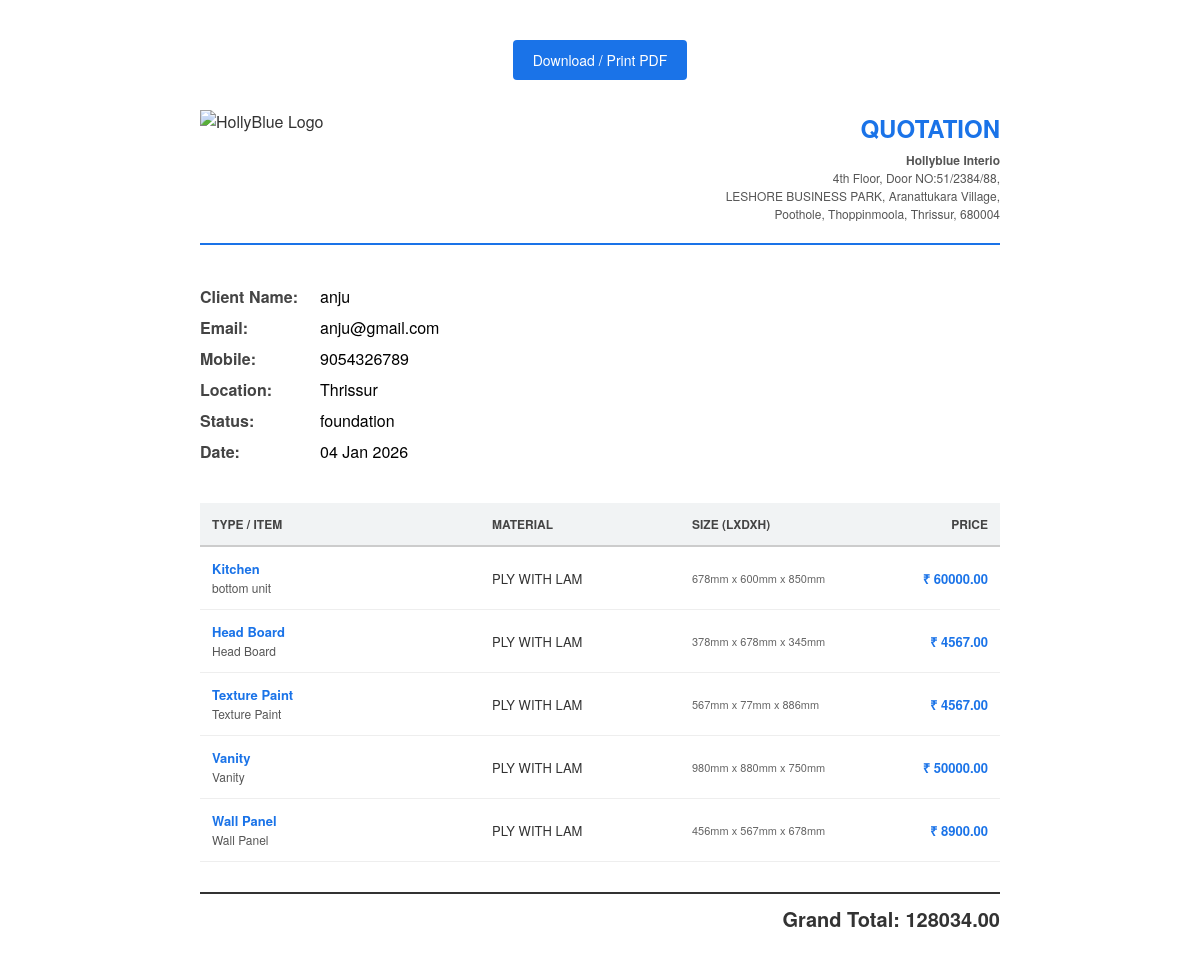
/invoice/31/, run on the app's committed database.
### interior/models.py (models this page shows, shortened)
class Enquiry(models.Model):
    name = models.CharField(max_length=100)
    email = models.EmailField(null=True, blank=True)
    mobile = models.CharField(max_length=15)
    location = models.CharField(max_length=200)
    sqft = models.CharField(max_length=50, null=True, blank=True)
    status = models.CharField(max_length=50, default='Pending')
    total_amount = models.CharField(max_length=50)
    details = models.TextField(null=True, blank=True)
    created_at = models.DateTimeField(auto_now_add=True)

class EnquiryDetail(models.Model):
    enquiry = models.ForeignKey(Enquiry, on_delete=models.CASCADE, related_name='items')
    category = models.CharField(max_length=100)
    item_name = models.CharField(max_length=200)
    material = models.CharField(max_length=100, null=True, blank=True)
    size = models.CharField(max_length=100, null=True, blank=True)
    price = models.DecimalField(max_digits=12, decimal_places=2, default=0.00)

### interior/views.py (the view)
# urls.py: path('invoice/<int:id>/', views.enquiry_invoice, name='enquiry_invoice'),
def enquiry_invoice(request, id):
    enquiry = get_object_or_404(Enquiry, id=id)
    cart_items = EnquiryDetail.objects.filter(enquiry=enquiry)
    context = {
        'enq': enquiry,
        'cart_items': cart_items
    }
    return render(request, 'interior/invoice.html', context)

### interior/templates/interior/invoice.html (shortened to what this page needs)
{% load static %}
<!DOCTYPE html>
<html lang="en">
<head>
</head>
<body>
    <a href="javascript:window.print()" class="print-btn">Download / Print PDF</a>
    <div class="header">
        <div class="logo-section">
            <img src="https://hollyblueinterio.com/images/abc/logo.png" alt="HollyBlue Logo">
        </div>
        <div class="company-details">
            <div class="title">QUOTATION</div>
            <strong>Hollyblue Interio</strong><br>
            4th Floor, Door NO:51/2384/88,<br>
            LESHORE BUSINESS PARK, Aranattukara Village,<br>
            Poothole, Thoppinmoola, Thrissur, 680004
        </div>
    </div>
    <div class="client-info">
        <div class="info-row">
            <div class="info-label">Client Name:</div>
            <div class="info-val">{{ enq.name }}</div>
        </div>
        <div class="info-row">
            <div class="info-label">Email:</div>
            <div class="info-val">{{ enq.email }}</div>
        </div>
        <div class="info-row">
            <div class="info-label">Mobile:</div>
            <div class="info-val">{{ enq.mobile }}</div>
        </div>
        <div class="info-row">
            <div class="info-label">Location:</div>
            <div class="info-val">{{ enq.location }}</div>
        </div>
        <div class="info-row">
            <div class="info-label">Status:</div>
            <div class="info-val">{{ enq.status }}</div>
        </div>
        <div class="info-row">
            <div class="info-label">Date:</div>
            <div class="info-val">{{ enq.created_at|date:"d M Y" }}</div>
        </div>
    </div>
    <table>
        <thead>
            <tr>
                <th style="width: 35%;">Type / Item</th>
                <th style="width: 25%;">Material</th>
                <th style="width: 25%;">Size (LxDxH)</th>
                <th style="width: 15%; text-align: right;">Price</th>
            </tr>
        </thead>
        <tbody>
            {% for item in cart_items %}
            <tr>
                <td>
                    <strong style="color:#1a73e8;">{{ item.category }}</strong><br>
                    <span style="font-size:12px; color:#555;">{{ item.item_name }}</span>
                </td>
                <td>{{ item.material }}</td>
                <td class="col-size">{{ item.size }}</td>
                <td class="col-price">₹ {{ item.price }}</td>
            </tr>
            {% endfor %}
        </tbody>
    </table>
    <div class="total-section">
        <div class="grand-total">Grand Total: {{ enq.total_amount }}</div>
    </div>
</body>
</html>

### interior/templates/interior/invoice.html (style rules this page uses)
body { font-family: 'Helvetica Neue', Helvetica, Arial, sans-serif; padding: 40px; max-width: 800px; margin: 0 auto; color: #333; }
.header { display: flex; justify-content: space-between; align-items: flex-start; margin-bottom: 40px; border-bottom: 2px solid #1a73e8; padding-bottom: 20px; }
.logo-section img { height: 80px; width: auto; object-fit: contain; }
.company-details { text-align: right; font-size: 12px; color: #555; line-height: 1.5; }
.title { color: #1a73e8; font-size: 24px; font-weight: bold; margin-bottom: 5px; text-transform: uppercase; }
.client-info { margin-bottom: 40px; }
.info-row { display: flex; margin-bottom: 8px; }
.info-label { width: 120px; font-weight: bold; color: #444; }
.info-val { flex: 1; color: #000; }
table { width: 100%; border-collapse: collapse; margin-bottom: 30px; }
thead { background-color: #f1f3f4; border-bottom: 2px solid #ccc; }
th { text-align: left; padding: 12px; font-size: 12px; text-transform: uppercase; color: #444; font-weight: 800; }
td { padding: 12px; border-bottom: 1px solid #eee; font-size: 13px; vertical-align: middle; }
.col-price { text-align: right; font-weight: bold; color: #1a73e8; }
.col-size { font-size: 11px; color: #666; }
.total-section { text-align: right; padding-top: 10px; border-top: 2px solid #333; }
.grand-total { font-size: 20px; font-weight: bold; color: #333; }
.print-btn { display: block; margin: 0 auto 30px; padding: 10px 20px; background: #1a73e8; color: white; border: none; border-radius: 4px; cursor: pointer; font-size: 14px; text-decoration: none; width: fit-content; }

### data on the page
Enquiry: name "anju", email "anju@gmail.com", mobile "9054326789", location "Thrissur", status "foundation", created_at "04 Jan 2026", total_amount "128034.00"
EnquiryDetail: category "Kitchen", item_name "bottom unit", material "PLY WITH LAM", size "678mm x 600mm x 850mm", price "60000.00"
EnquiryDetail: category "Head Board", item_name "Head Board", material "PLY WITH LAM", size "378mm x 678mm x 345mm", price "4567.00"
EnquiryDetail: category "Texture Paint", item_name "Texture Paint", material "PLY WITH LAM", size "567mm x 77mm x 886mm", price "4567.00"
EnquiryDetail: category "Vanity", item_name "Vanity", material "PLY WITH LAM", size "980mm x 880mm x 750mm", price "50000.00"
EnquiryDetail: category "Wall Panel", item_name "Wall Panel", material "PLY WITH LAM", size "456mm x 567mm x 678mm", price "8900.00"
